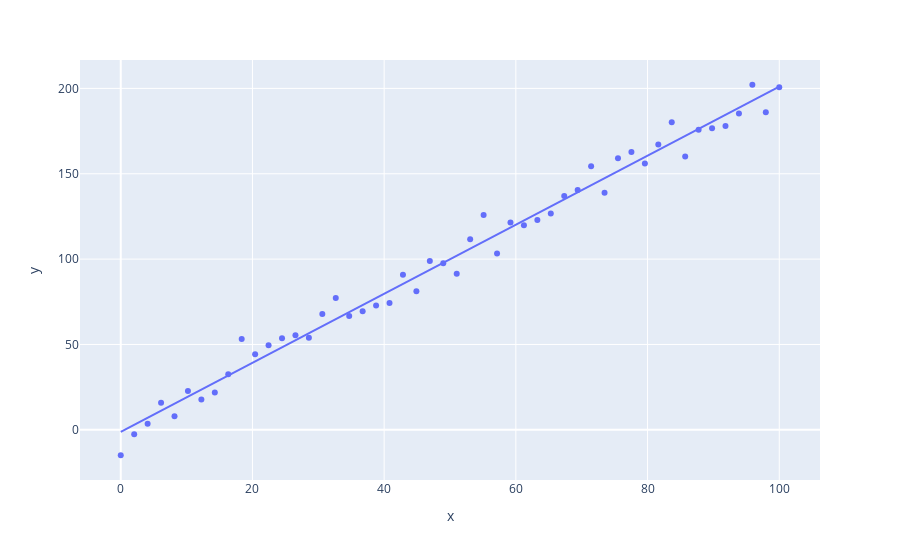

Notebook source saved alongside this figure:
### Code cell
fig = px.scatter(df, x=x, y=y_2, trendline="ols")
fig.show()
